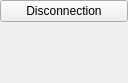
<?xml version="1.0" encoding="UTF-8"?>
<ui version="4.0">
 <class>RightMenu</class>
 <widget class="QWidget" name="RightMenu">
  <property name="geometry">
   <rect>
    <x>0</x>
    <y>0</y>
    <width>128</width>
    <height>83</height>
   </rect>
  </property>
  <property name="sizePolicy">
   <sizepolicy hsizetype="Preferred" vsizetype="Preferred">
    <horstretch>0</horstretch>
    <verstretch>0</verstretch>
   </sizepolicy>
  </property>
  <property name="minimumSize">
   <size>
    <width>0</width>
    <height>0</height>
   </size>
  </property>
  <property name="maximumSize">
   <size>
    <width>314</width>
    <height>16777215</height>
   </size>
  </property>
  <property name="windowTitle">
   <string>Form</string>
  </property>
  <layout class="QHBoxLayout" name="horizontalLayout">
   <property name="spacing">
    <number>0</number>
   </property>
   <property name="margin">
    <number>0</number>
   </property>
   <item>
    <layout class="QVBoxLayout" name="verticalLayout">
     <item>
      <widget class="QPushButton" name="pushButton">
       <property name="text">
        <string>Disconnection</string>
       </property>
       <property name="icon">
        <iconset resource="../resources.qrc">
         <normaloff>:/icons/quit</normaloff>:/icons/quit</iconset>
       </property>
      </widget>
     </item>
     <item>
      <widget class="PlayersOnline" name="playersOnlineWidget" native="true">
       <property name="minimumSize">
        <size>
         <width>0</width>
         <height>0</height>
        </size>
       </property>
      </widget>
     </item>
     <item>
      <widget class="Chatroom" name="chatroomWidget" native="true"/>
     </item>
     <item>
      <spacer name="verticalSpacer">
       <property name="orientation">
        <enum>Qt::Vertical</enum>
       </property>
       <property name="sizeHint" stdset="0">
        <size>
         <width>20</width>
         <height>0</height>
        </size>
       </property>
      </spacer>
     </item>
    </layout>
   </item>
  </layout>
 </widget>
 <customwidgets>
  <customwidget>
   <class>PlayersOnline</class>
   <extends>QWidget</extends>
   <header>CustomWidgets/playersonline.h</header>
   <container>1</container>
  </customwidget>
  <customwidget>
   <class>Chatroom</class>
   <extends>QWidget</extends>
   <header>CustomWidgets/chatroom.h</header>
   <container>1</container>
  </customwidget>
 </customwidgets>
 <resources>
  <include location="../resources.qrc"/>
 </resources>
 <connections/>
</ui>
